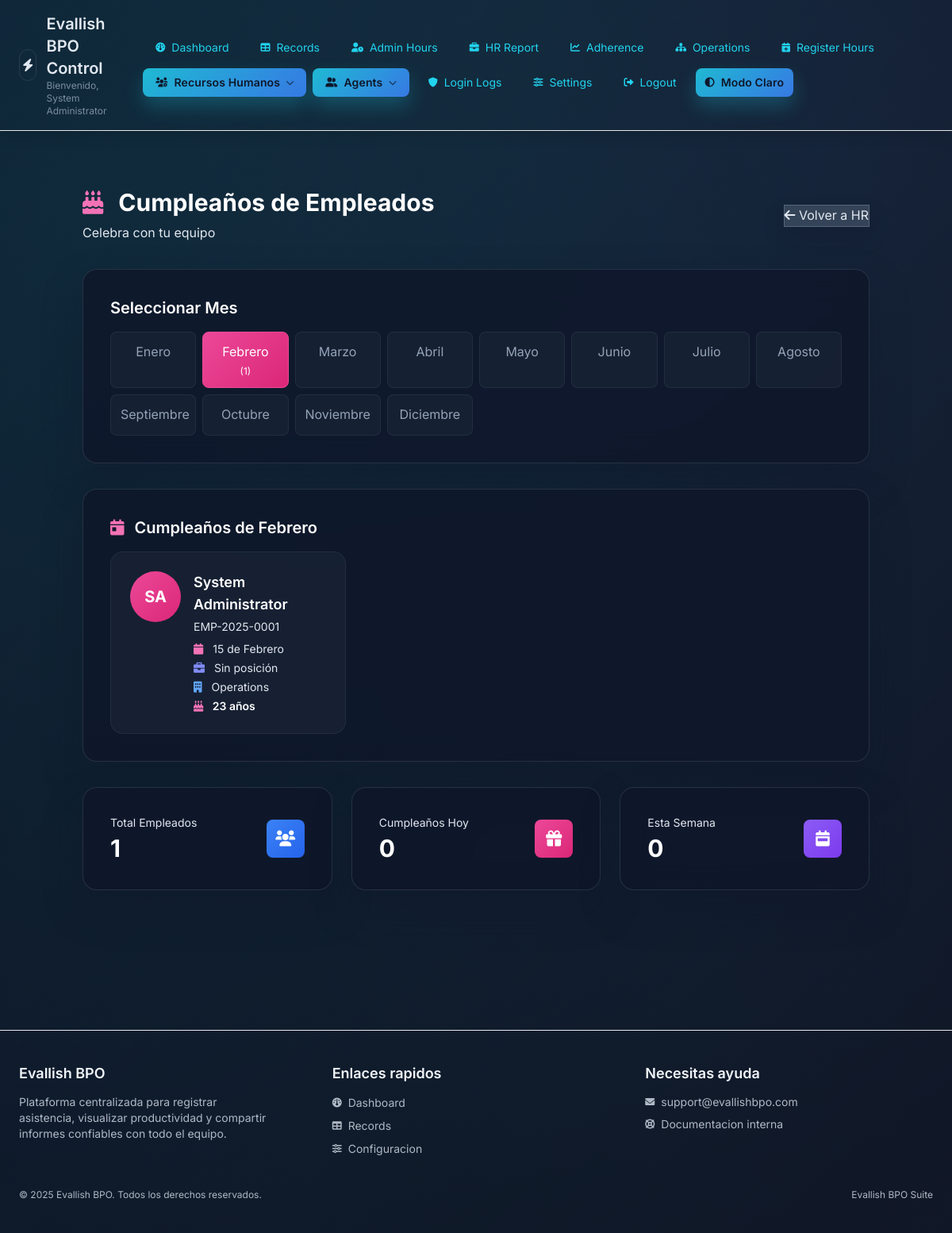
/hr/birthdays.php?month=2&year=2025 (signed in), run on the app's committed database.
### tables this page shows
CREATE TABLE `employees` (
  `id` int(10) UNSIGNED NOT NULL,
  `user_id` int(10) UNSIGNED NOT NULL,
  `employee_code` varchar(20) NOT NULL,
  `first_name` varchar(100) NOT NULL,
  `last_name` varchar(100) NOT NULL,
  `email` varchar(150) DEFAULT NULL,
  `phone` varchar(20) DEFAULT NULL,
  `mobile` varchar(20) DEFAULT NULL,
  `birth_date` date DEFAULT NULL,
  `hire_date` date NOT NULL,
  `termination_date` date DEFAULT NULL,
  `address` text DEFAULT NULL,
  `city` varchar(100) DEFAULT NULL,
  `state` varchar(100) DEFAULT NULL,
  `postal_code` varchar(20) DEFAULT NULL,
  `country` varchar(100) DEFAULT 'República Dominicana',
  `emergency_contact_name` varchar(150) DEFAULT NULL,
  `emergency_contact_phone` varchar(20) DEFAULT NULL,
  `emergency_contact_relationship` varchar(50) DEFAULT NULL,
  `identification_type` varchar(50) DEFAULT NULL COMMENT 'Cédula, Pasaporte, etc.',
  `identification_number` varchar(50) DEFAULT NULL,
  `blood_type` varchar(5) DEFAULT NULL,
  `marital_status` varchar(20) DEFAULT NULL,
  `gender` varchar(20) DEFAULT NULL,
  `position` varchar(150) DEFAULT NULL,
  `department_id` int(10) UNSIGNED DEFAULT NULL,
  `supervisor_id` int(10) UNSIGNED DEFAULT NULL,
  `employment_status` varchar(50) NOT NULL DEFAULT 'ACTIVE' COMMENT 'ACTIVE, TRIAL, SUSPENDED, TERMINATED',
  `employment_type` varchar(50) DEFAULT 'FULL_TIME' COMMENT 'FULL_TIME, PART_TIME, CONTRACT, INTERN',
  `notes` text DEFAULT NULL,
  `profile_photo` varchar(255) DEFAULT NULL,
  `created_at` timestamp NOT NULL DEFAULT current_timestamp(),
  `updated_at` timestamp NULL DEFAULT NULL ON UPDATE current_timestamp()
);

CREATE TABLE `departments` (
  `id` int(10) UNSIGNED NOT NULL,
  `name` varchar(150) NOT NULL,
  `description` text DEFAULT NULL,
  `created_at` timestamp NOT NULL DEFAULT current_timestamp(),
  `updated_at` timestamp NULL DEFAULT NULL ON UPDATE current_timestamp()
);

### hr/birthdays.php (the view, shortened to what this page needs)
<?php
require_once '../db.php';
$theme = $_SESSION['theme'] ?? 'dark';
$bodyClass = $theme === 'light' ? 'theme-light' : 'theme-dark';
$selectedMonth = isset($_GET['month']) ? (int)$_GET['month'] : (int)date('m');
$selectedYear = isset($_GET['year']) ? (int)$_GET['year'] : (int)date('Y');
$allBirthdays = $pdo->query("
    SELECT e.*, u.username, d.name as department_name,
           MONTH(e.birth_date) as birth_month,
           DAY(e.birth_date) as birth_day,
           YEAR(CURDATE()) - YEAR(e.birth_date) as current_age
    FROM employees e
    JOIN users u ON u.id = e.user_id
    LEFT JOIN departments d ON d.id = e.department_id
    WHERE e.birth_date IS NOT NULL
    AND e.employment_status IN ('ACTIVE', 'TRIAL')
    ORDER BY MONTH(e.birth_date), DAY(e.birth_date)
")->fetchAll(PDO::FETCH_ASSOC);
$birthdaysByMonth = [];
foreach ($allBirthdays as $birthday) {
    $month = $birthday['birth_month'];
    if (!isset($birthdaysByMonth[$month])) {
        $birthdaysByMonth[$month] = [];
    }
    $birthdaysByMonth[$month][] = $birthday;
}
$todayBirthdays = array_filter($allBirthdays, function($b) {
    return $b['birth_month'] == date('n') && $b['birth_day'] == date('j');
});
$weekBirthdays = [];
$monthBirthdays = $birthdaysByMonth[$selectedMonth] ?? [];
$monthNames = [
    1 => 'Enero', 2 => 'Febrero', 3 => 'Marzo', 4 => 'Abril',
    5 => 'Mayo', 6 => 'Junio', 7 => 'Julio', 8 => 'Agosto',
    9 => 'Septiembre', 10 => 'Octubre', 11 => 'Noviembre', 12 => 'Diciembre'
];
?>
<!DOCTYPE html>
<html lang="es">
<head>
    <link href="https://cdn.jsdelivr.net/npm/tailwindcss@2.2.19/dist/tailwind.min.css" rel="stylesheet">
    <link href="https://cdnjs.cloudflare.com/ajax/libs/font-awesome/6.0.0/css/all.min.css" rel="stylesheet">
    <link href="../assets/css/theme.css" rel="stylesheet">
</head>
<body class="<?= htmlspecialchars($bodyClass) ?>">
    <?php include '../header.php'; ?>
    <div class="container mx-auto px-4 py-8">
        <div class="flex justify-between items-center mb-8">
            <div>
                <h1 class="text-3xl font-bold text-white mb-2">
                    <i class="fas fa-birthday-cake text-pink-400 mr-3"></i>
                    Cumpleaños de Empleados
                </h1>
                <p class="text-slate-400">Celebra con tu equipo</p>
            </div>
            <a href="index.php" class="btn-secondary">
                <i class="fas fa-arrow-left"></i>
                Volver a HR
            </a>
        </div>
        <div class="glass-card mb-8">
            <h2 class="text-xl font-semibold text-white mb-4">Seleccionar Mes</h2>
            <div class="month-selector">
                <?php foreach ($monthNames as $monthNum => $monthName): ?>
                    <a href="?month=<?= $monthNum ?>&year=<?= $selectedYear ?>"
                       class="month-btn <?= $monthNum == $selectedMonth ? 'active' : '' ?>">
                        <?= $monthName ?>
                        <?php if (isset($birthdaysByMonth[$monthNum])): ?>
                            <span class="block text-xs mt-1">(<?= count($birthdaysByMonth[$monthNum]) ?>)</span>
                        <?php endif; ?>
                    </a>
                <?php endforeach; ?>
            </div>
        </div>
        <div class="glass-card">
            <h2 class="text-xl font-semibold text-white mb-4">
                <i class="fas fa-calendar-day text-pink-400 mr-2"></i>
                Cumpleaños de <?= $monthNames[$selectedMonth] ?>
            </h2>
            <?php if (empty($monthBirthdays)): ?>
                <p class="text-slate-400 text-center py-8">No hay cumpleaños registrados en este mes.</p>
            <?php else: ?>
                <div class="grid grid-cols-1 md:grid-cols-2 lg:grid-cols-3 gap-4">
                    <?php foreach ($monthBirthdays as $birthday): ?>
                        <?php
                        $isToday = ($birthday['birth_month'] == date('n') && $birthday['birth_day'] == date('j'));
                        ?>
                        <div class="birthday-card <?= $isToday ? 'today' : '' ?>">
                            <div class="flex items-start gap-4">
                                <div class="w-16 h-16 rounded-full flex items-center justify-center text-xl font-bold text-white flex-shrink-0"
                                     style="background: linear-gradient(135deg, #ec4899 0%, #db2777 100%);">
                                    <?= strtoupper(substr($birthday['first_name'], 0, 1) . substr($birthday['last_name'], 0, 1)) ?>
                                </div>
                                <div class="flex-1">
                                    <h3 class="text-lg font-semibold text-white mb-1">
                                        <?= htmlspecialchars($birthday['first_name'] . ' ' . $birthday['last_name']) ?>
                                    </h3>
                                    <p class="text-slate-400 text-sm mb-2"><?= htmlspecialchars($birthday['employee_code']) ?></p>
                                    <div class="space-y-1 text-sm">
                                        <p class="text-slate-300">
                                            <i class="fas fa-calendar text-pink-400 mr-2"></i>
                                            <?= sprintf('%02d de %s', $birthday['birth_day'], $monthNames[$birthday['birth_month']]) ?>
                                        </p>
                                        <p class="text-slate-300">
                                            <i class="fas fa-briefcase text-indigo-400 mr-2"></i>
                                            <?= htmlspecialchars($birthday['position'] ?: 'Sin posición') ?>
                                        </p>
                                        <?php if ($birthday['department_name']): ?>
                                            <p class="text-slate-300">
                                                <i class="fas fa-building text-blue-400 mr-2"></i>
                                                <?= htmlspecialchars($birthday['department_name']) ?>
                                            </p>
                                        <?php endif; ?>
                                        <p class="text-white font-semibold mt-2">
                                            <i class="fas fa-birthday-cake text-pink-400 mr-2"></i>
                                            <?= $birthday['current_age'] ?> años
                                        </p>
                                    </div>
                                </div>
                            </div>
                        </div>
                    <?php endforeach; ?>
                </div>
            <?php endif; ?>
        </div>
        <div class="grid grid-cols-1 md:grid-cols-3 gap-6 mt-8">
            <div class="glass-card">
                <div class="flex items-center justify-between">
                    <div>
                        <p class="text-slate-400 text-sm mb-1">Total Empleados</p>
                        <h3 class="text-3xl font-bold text-white"><?= count($allBirthdays) ?></h3>
                    </div>
                    <div class="w-12 h-12 rounded-lg flex items-center justify-center" style="background: linear-gradient(135deg, #3b82f6 0%, #2563eb 100%);">
                        <i class="fas fa-users text-white text-xl"></i>
                    </div>
                </div>
            </div>
            <div class="glass-card">
                <div class="flex items-center justify-between">
                    <div>
                        <p class="text-slate-400 text-sm mb-1">Cumpleaños Hoy</p>
                        <h3 class="text-3xl font-bold text-white"><?= count($todayBirthdays) ?></h3>
                    </div>
                    <div class="w-12 h-12 rounded-lg flex items-center justify-center" style="background: linear-gradient(135deg, #ec4899 0%, #db2777 100%);">
                        <i class="fas fa-gift text-white text-xl"></i>
                    </div>
                </div>
            </div>
            <div class="glass-card">
                <div class="flex items-center justify-between">
                    <div>
                        <p class="text-slate-400 text-sm mb-1">Esta Semana</p>
                        <h3 class="text-3xl font-bold text-white"><?= count($weekBirthdays) ?></h3>
                    </div>
                    <div class="w-12 h-12 rounded-lg flex items-center justify-center" style="background: linear-gradient(135deg, #8b5cf6 0%, #7c3aed 100%);">
                        <i class="fas fa-calendar-week text-white text-xl"></i>
                    </div>
                </div>
            </div>
        </div>
    </div>
    <?php include '../footer.php'; ?>
</body>
</html>

### assets/css/theme.css (style rules this page uses)
:root { --bg-primary: #0b1221; --bg-secondary: rgba(15, 23, 42, 0.78); --bg-elevated: rgba(15, 23, 42, 0.88); --bg-hover: rgba(62, 84, 118, 0.45); --text-primary: #e2e8f0; --text-muted: #94a3b8; --accent-cyan: #22d3ee; --accent-emerald: #34d399; --border-soft: rgba(148, 163, 184, 0.18); --shadow-lg: 0 24px 48px rgba(15, 23, 42, 0.4); --radius-lg: 18px; --radius-md: 14px; --radius-sm: 10px; }
*, *::before, *::after { box-sizing: border-box; }
body { min-height: 100vh; margin: 0; font-family: 'Inter', 'Segoe UI', Tahoma, sans-serif; background: radial-gradient(120% 120% at 10% 20%, rgba(34, 211, 238, 0.22), transparent), radial-gradient(80% 100% at 90% 10%, rgba(129, 140, 248, 0.2), transparent), radial-gradient(80% 120% at 50% 0%, rgba(15, 118, 110, 0.25), transparent), var(--bg-primary) !important; background-attachment: fixed; color: var(--text-primary) !important; line-height: 1.6; }
body::before { content: ''; position: fixed; inset: 0; background: linear-gradient(135deg, rgba(15, 23, 42, 0.55), rgba(17, 24, 39, 0.85)); pointer-events: none; z-index: -1; }
a { color: var(--accent-cyan); text-decoration: none; transition: opacity 0.2s ease, color 0.2s ease; }
.glass-card { background: var(--bg-secondary); border-radius: var(--radius-lg); border: 1px solid var(--border-soft); box-shadow: var(--shadow-lg); backdrop-filter: blur(18px); -webkit-backdrop-filter: blur(18px); padding: clamp(1.5rem, 1.5vw + 1rem, 2.25rem); }
.btn-secondary { background: rgba(148, 163, 184, 0.25); color: var(--text-primary); border: 1px solid rgba(148, 163, 184, 0.35); box-shadow: 0 12px 24px rgba(15, 23, 42, 0.3); }
body.theme-dark { --bg-primary: #0b1221; --bg-secondary: rgba(15, 23, 42, 0.82); --bg-elevated: rgba(15, 23, 42, 0.9); --bg-hover: rgba(62, 84, 118, 0.45); --text-primary: #e2e8f0; --text-muted: #94a3b8; --accent-cyan: #22d3ee; --accent-emerald: #34d399; --border-soft: rgba(148, 163, 184, 0.18); --shadow-lg: 0 24px 48px rgba(15, 23, 42, 0.4); }

### hr/birthdays.php (style rules this page uses)
.birthday-card { background: rgba(30, 41, 59, 0.5); border: 1px solid rgba(148, 163, 184, 0.1); border-radius: 16px; padding: 1.5rem; transition: all 0.3s ease; }
.month-selector { display: grid; grid-template-columns: repeat(auto-fit, minmax(100px, 1fr)); gap: 0.5rem; }
.month-btn { padding: 0.75rem; border-radius: 8px; background: rgba(30, 41, 59, 0.5); border: 1px solid rgba(148, 163, 184, 0.1); color: #94a3b8; transition: all 0.3s ease; cursor: pointer; text-align: center; }
.month-btn.active { background: linear-gradient(135deg, #ec4899 0%, #db2777 100%); color: white; border-color: #ec4899; }

### data on the page
employees: first_name+last_name "SA", first_name+last_name "System Administrator", employee_code "EMP-2025-0001", birth_day "15", birth_month "Febrero", position "Sin posición", department.name "Operations", current_age "23"

### other printed values
$userDisplayName "System Administrator"
$item['label'] "Dashboard"
$item['label'] "Records"
$item['label'] "Admin Hours"
$item['label'] "HR Report"
$item['label'] "Adherence"
$item['label'] "Operations"
$item['label'] "Register Hours"
$item['label'] "Recursos Humanos"
$item['label'] "Agents"
$item['label'] "Login Logs"
$item['label'] "Settings"
$themeLabel "Modo Claro"
$monthName "Enero"
$monthName "Febrero"
